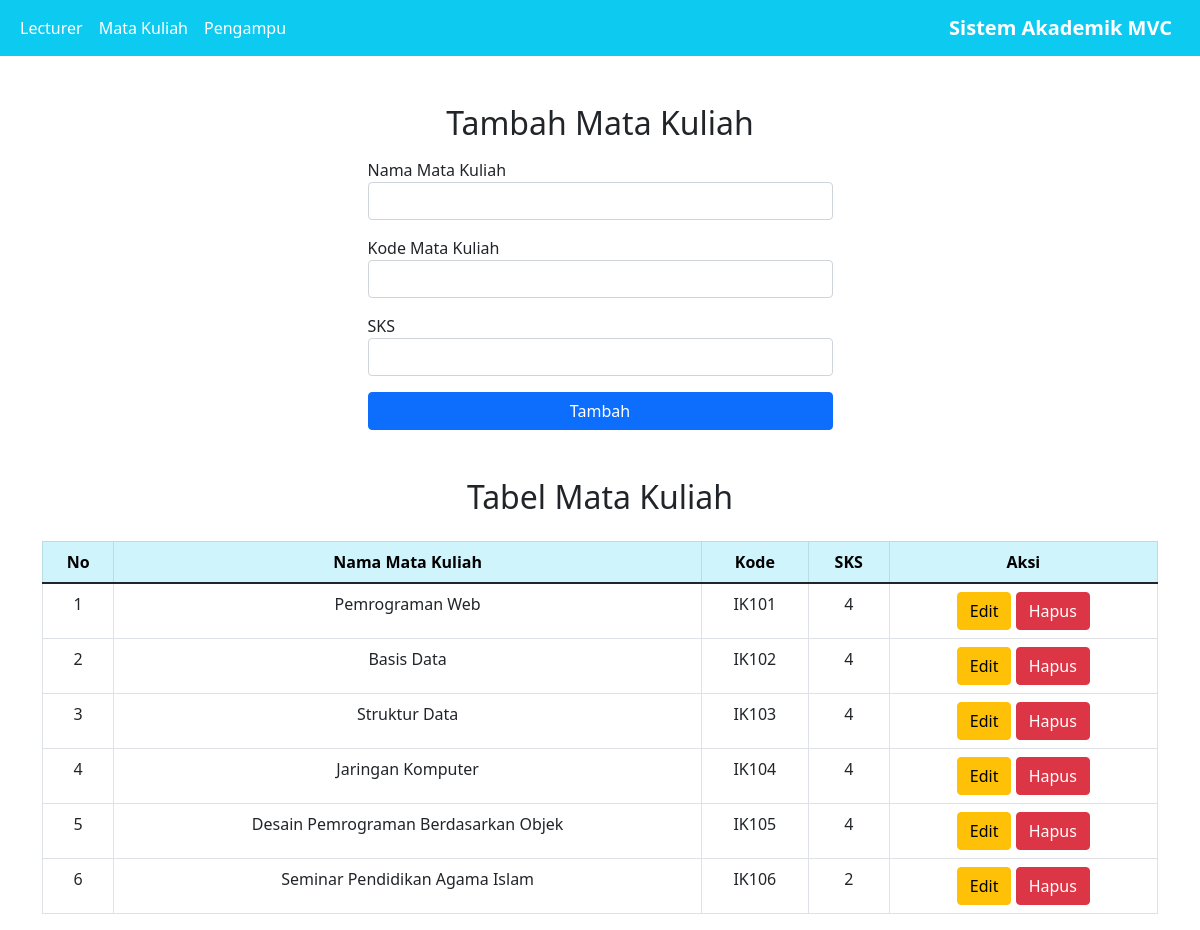
The app's page /mataKuliah.php with its own data.
### tables this page shows
CREATE TABLE mata_kuliah (
  id INT AUTO_INCREMENT PRIMARY KEY,
  nama_matkul VARCHAR(100) NOT NULL,
  kode_matkul VARCHAR(20) NOT NULL,
  sks INT NOT NULL
);

### controllers/MataKuliahController.php (called while the page is built, shortened)
<?php
include_once("models/Lecturer.php");
include_once("views/MataKuliahView.php");
class MataKuliahController
{
  private $mataKuliah;
  private $lecturer;
  function __construct()
  {
    $this->mataKuliah = new MataKuliah(
      Config::$db_host,
      Config::$db_user,
      Config::$db_pass,
      Config::$db_name
    );
    $this->lecturer = new Lecturer(
      Config::$db_host,
      Config::$db_user,
      Config::$db_pass,
      Config::$db_name
    );
  }
  public function index()
  {
    $this->mataKuliah->open();
    $this->lecturer->open();
    $this->mataKuliah->getMataKuliah();
    $this->lecturer->getLecturer();
    $data = [
      'mataKuliah' => [],
      'lecturer' => []
    ];
    while ($row = $this->mataKuliah->getResult()) {
      $data['mataKuliah'][] = $row;
    }
    while ($row = $this->lecturer->getResult()) {
      $data['lecturer'][] = $row;
    }
    $view = new MataKuliahView();
    $view->render($data);
  }
}
?>

### models/DB.php (called while the page is built, shortened)
<?php
class DB {
    private $db_host = "";
    private $db_user = "";
    private $db_pass = "";
    private $db_name = "";
    private $db_link;
    function __construct($db_host, $db_user, $db_pass, $db_name)
    {
        $this->db_host = $db_host;
        $this->db_user = $db_user;
        $this->db_pass = $db_pass;
        $this->db_name = $db_name;
    }
    function open()
    {
        $this->db_link = mysqli_connect(
            $this->db_host,
            $this->db_user,
            $this->db_pass,
            $this->db_name
        );
    }
    function execute($query)
    {
        $this->result = mysqli_query($this->db_link, $query);
        return $this->result;
    }
}

### models/MataKuliah.php (called while the page is built, shortened)
<?php
class MataKuliah extends DB
{
    function getMataKuliah()
    {
        $query = "SELECT * FROM mata_kuliah";
        return $this->execute($query);
    }
}

### views/MataKuliahView.php (the view, shortened to what this page needs)
<?php
class MataKuliahView
{
    public function render($data)
    {
        $no = 1;
        $dataMatkul = "";
        foreach ($data["mataKuliah"] as $val) {
            $id = $val['id'];
            $nama_matkul = $val['nama_matkul'];
            $kode_matkul = $val['kode_matkul'];
            $sks = $val['sks'];
            $dataMatkul .= "
                <tr>
                    <td>$no</td>
                    <td>$nama_matkul</td>
                    <td>$kode_matkul</td>
                    <td>$sks</td>
                    <td>
                        <a href='mataKuliah.php?id_edit=$id' class='btn btn-warning'>Edit</a>
                        <a href='mataKuliah.php?id_hapus=$id' class='btn btn-danger'>Hapus</a>
                    </td>
                </tr>
            ";
            $no++;
        }
    }
}

### records on screen
mata_kuliah: nama_matkul "Pemrograman Web", kode_matkul "IK101", sks "4"
mata_kuliah: nama_matkul "Basis Data", kode_matkul "IK102", sks "4"
mata_kuliah: nama_matkul "Struktur Data", kode_matkul "IK103", sks "4"
mata_kuliah: nama_matkul "Jaringan Komputer", kode_matkul "IK104", sks "4"
mata_kuliah: nama_matkul "Desain Pemrograman Berdasarkan Objek", kode_matkul "IK105", sks "4"
mata_kuliah: nama_matkul "Seminar Pendidikan Agama Islam", kode_matkul "IK106", sks "2"
